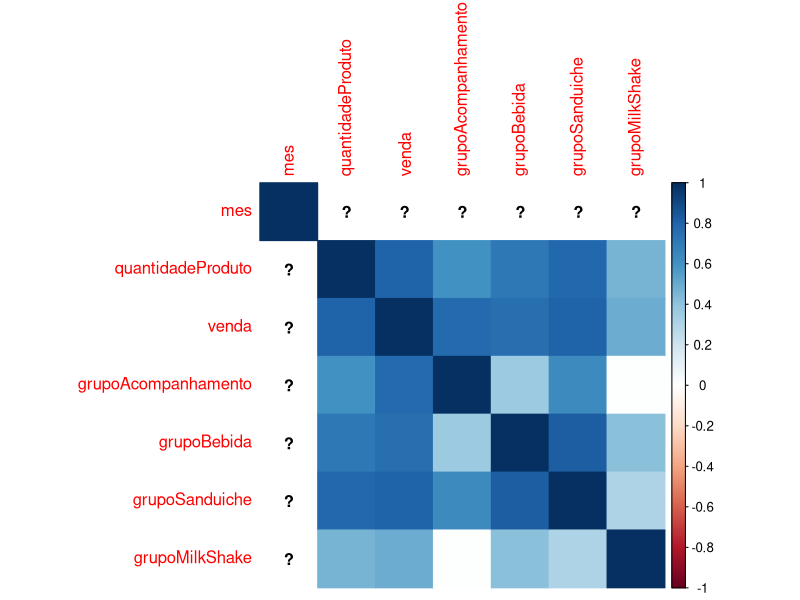
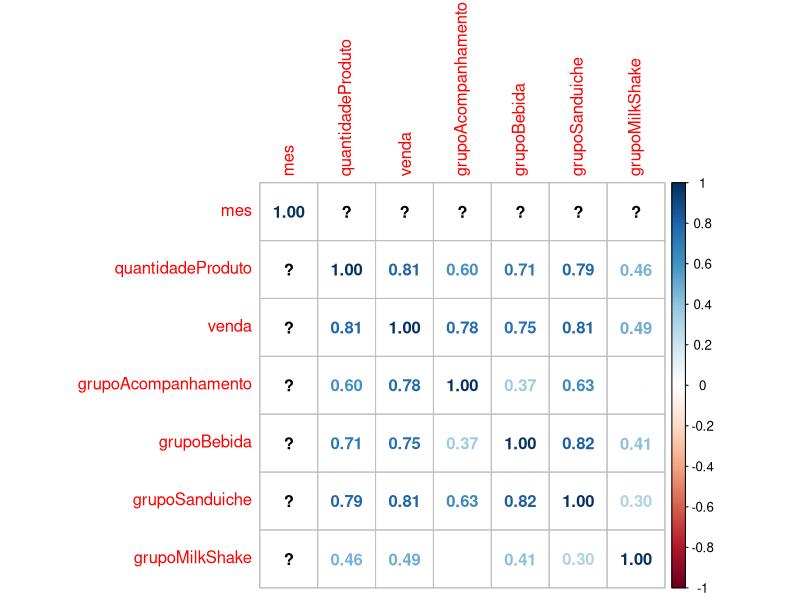

Write the R code that produced these figures, in order.
library(corrplot)

dados = read.table('dados.csv', header=TRUE, sep=";")
attach(dados)

training.setOriginal <- dados[1:85, ]
training.set <- training.setOriginal
training.set$mes <- as.double(training.set$mes)
training.set <- scale(training.set)


M <- cor(training.set)
#Matriz de correlacao - Color
corrplot(M, method="color")

#Matriz de correlacao - Numerico
corrplot(M, method="number")

